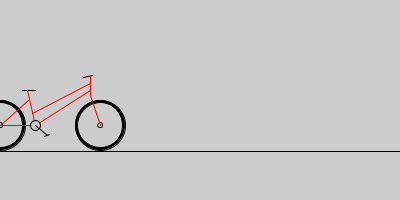
Frame 1 (no input)
Frame 60 (the mouse pressed at the canvas centre just before this capture): identical to frame 1, image omitted
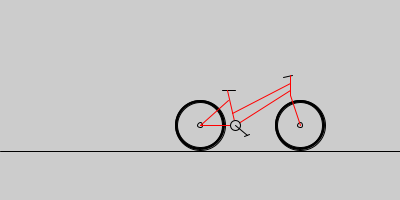
Frame 120 (the mouse held since frame 60 and released just before this capture)

The Processing sketch that drew these frames (run headless with seeded random() and noise(); from frame 60 on, the mouse is pressed at the canvas centre):

// Processing sketch: processing_11304
// ── processing_11304.pde

void setup() {
 size(400, 200);
 background(255);

}

void draw() {
  background(204);
  float x = mouseX;
    //ground
  smooth();
  stroke(0);
  line(0,151,400,151);
  //handle
  line(x+83,77,x+92,75);
  //upuan
  line(x+22,90,x+35,90); 

  //rear wheel
  fill(0);
  ellipse(x,125,50,50);
  fill(204);
  ellipse(x,125,45,45);
  ellipse(x,125,5,5);
  //front wheel
  fill(0);
  ellipse(x+100,125,50,50);
  fill(204);
  ellipse(x+100,125,45,45);
  ellipse(x+100,125,5,5);
  //body
  stroke(255,0,0);
  line(x,125,x+35,125);
  line(x+27,90,x+35,125);
  line(x+28,100,x,125);
  line(x+35,125,x+90,90);
  line(x+32,113,x+90,83);
  line(x+90,75,x+90,95);
  line(x+90,95,x+100,125);

  //pedal
  stroke(0);
  ellipse(x+35,125,10,10);
  line(x+35,125,x+47,135);
  line(x+44,136,x+49,134);


}
